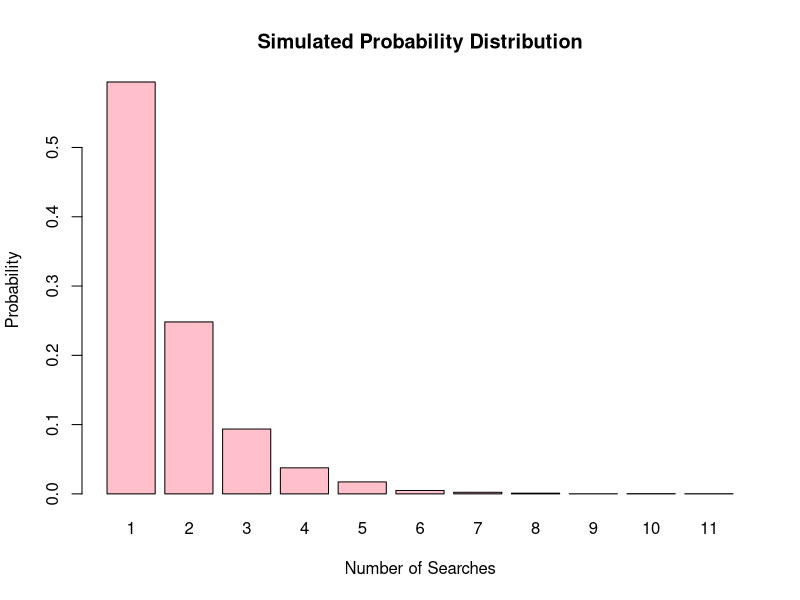
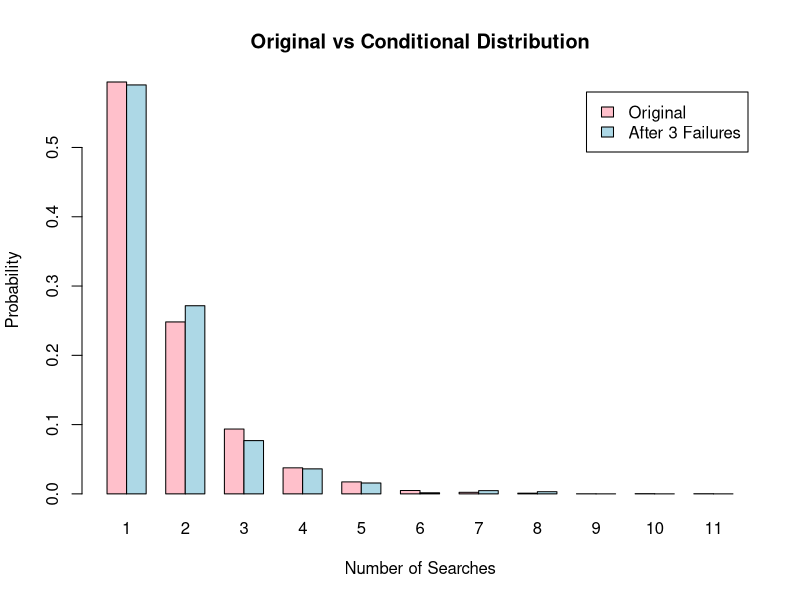

Reproduce these figures in R, in order.

# Section 1 - Item 3

# Input the probability
p_input <- readline("Enter probability p (default is 0.6): ")
p <- if (p_input == "") 0.6 else as.numeric(p_input)

if (is.na(p) || p <= 0 || p > 1) {
  stop("p_input value must be greater than 0 and at most 1.")
}

# Number of simulations
n <- 10000

# Simulate the number of searches
X <- rgeom(n, prob = p) + 1

# Probability distribution
dist <- prop.table(table(X))
dist

# Plot the probability distribution
barplot(dist, main = "Simulated Probability Distribution",
        xlab = "Number of Searches", ylab = "Probability",
        col = "pink")

# Mean and variance
mean(X)
var(X)

# Conditional distribution after 3 unsuccessful searches
Y <- X[X > 3] - 3

cdist <- prop.table(table(Y))
cdist

# Conditional mean and variance
mean(Y)
var(Y)

# Compare the distributions
maxX<- max(c(X, Y))

orig <- prop.table(table(factor(X, levels = 1:maxX)))
cond <- prop.table(table(factor(Y, levels = 1:maxX)))

barplot(rbind(orig, cond),
        beside = TRUE, main = "Original vs Conditional Distribution",
        xlab = "Number of Searches", ylab = "Probability",
        col = c("pink", "lightblue"),
        legend.text = c("Original", "After 3 Failures"))

# Memoryless property estimate
p4 <- sum(X == 4) / sum(X > 3)
p1 <- mean(X == 1)

p5 <- sum(X == 5) / sum(X > 3)
p2 <- mean(X == 2)

p4
p1
p5
p2
